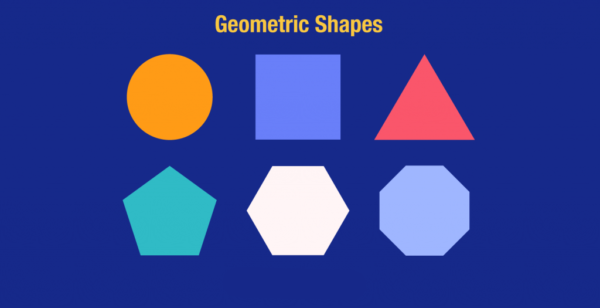
#> input picture Lab05/geometric.png, 600 x 308 px
$ jupyter execute lab05.ipynb
#> lines starting #> are read from the running program, lines starting #| are printed output that depends on the picture; after the words box and inside, x2 and y2 are one past the last pixel; in counts of white or black regions, pixels touching at a corner belong together
[cell 1]
from PIL import Image
import numpy as np
import imageio.v2 as iio
import scipy.ndimage as nd
from skimage.morphology import label
from skimage.measure import regionprops
import matplotlib.pyplot as plt
import matplotlib.patches as mpatches
from skimage.filters.thresholding import threshold_otsu

# B1: Đọc và chuyển ảnh sang grayscale
data = Image.open('geometric.png').convert('L')
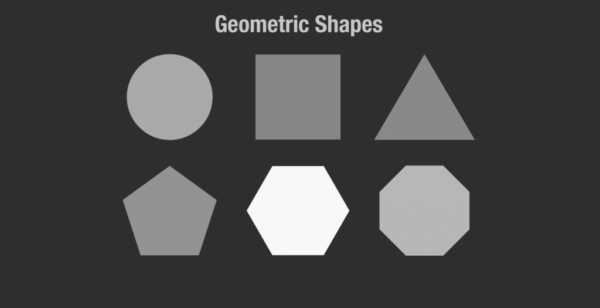
#> data: PIL image 600x308 L; min 45, max 248, mean 72.1
a = np.asarray(data)

# B2: Ngưỡng Otsu
thres = threshold_otsu(a)
#> thres = 109

# B3: Tạo ảnh nhị phân
b = a > thres
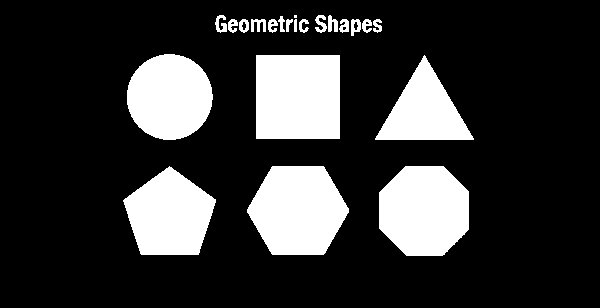
#> b: shape (308, 600) bool; 20.5% white; 22 white regions (1 under 20 px)

# B4: Gán nhãn các vùng liên thông
c = label(b)
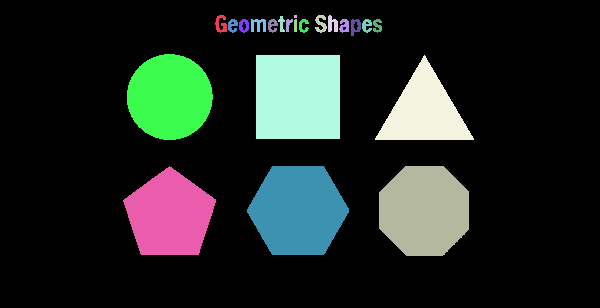
#> c: shape (308, 600) int32; 23 distinct labels, from 0 to 22; one colour per label, 0 black

# B5: Lưu ảnh nhãn dưới dạng .png (không dùng jpg vì không hỗ trợ mode 'I')
iio.imwrite('label_output.png', c.astype(np.uint8))  # đổi sang uint8 nếu số nhãn < 256
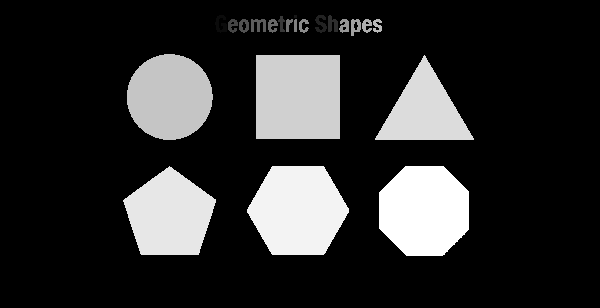
#> saved as label_output.png: shape (308, 600); min 0, max 22, mean 3.9; drawn with min black and max white

# B6: Lấy thuộc tính các vùng
d = regionprops(c)
#> d = 22 regions; largest, box (x1, y1, x2, y2) and area: (256, 55, 340, 139) 7056, (247, 166, 349, 255) 6907, (379, 166, 469, 256) 6701, (127, 54, 213, 140) 5786, (123, 166, 216, 255) 5757

# B7: Hiển thị ảnh gán nhãn và vẽ BoundingBox
fig, ax = plt.subplots(ncols=1, nrows=1, figsize=(6, 6))
ax.imshow(c, cmap='YlOrRd')

# Vẽ các bounding boxes
for i in d:
    lr, lc, ur, uc = i['BoundingBox']
    rec_width = uc - lc
    rec_height = ur - lr
    rect = mpatches.Rectangle((lc, lr), rec_width, rec_height,
                              fill=False, edgecolor='black', linewidth=2)
    ax.add_patch(rect)
#> this loop made 22 passes
#> (lr, lc, ur, uc, rec_width, rec_height) on passes 1 to 12: (15, 215, 33, 227, 12, 18), (15, 294, 18, 297, 3, 3), (15, 315, 33, 327, 12, 18), (15, 328, 32, 338, 10, 17), (16, 278, 32, 285, 7, 16), (19, 228, 33, 238, 10, 14), (19, 239, 33, 249, 10, 14), (19, 251, 32, 266, 15, 13), (19, 268, 33, 278, 10, 14), (19, 286, 32, 293, 7, 13), (19, 294, 32, 297, 3, 13), (19, 299, 33, 309, 10, 14)

plt.title("Ảnh đã gán nhãn với Bounding Boxes")
plt.axis('off')
plt.show()

[cell 2]
from PIL import Image
import numpy as np
import imageio.v2 as iio
import scipy.ndimage as nd
from skimage.morphology import label
from skimage.measure import regionprops
import matplotlib.pyplot as plt
import matplotlib.patches as mpatches
from skimage.filters.thresholding import threshold_otsu

data = Image.open('geometric.png').convert('L')
bmg = abs(data - nd.shift(data,(0,1),order = 0))
plt.imshow(bmg)
plt.show()

[cell 3]
from PIL import Image
import numpy as np
import imageio.v2 as iio
import scipy.ndimage as nd
from skimage.morphology import label
from skimage.measure import regionprops
import matplotlib.pyplot as plt
import matplotlib.patches as mpatches
from skimage.filters.thresholding import threshold_otsu

data = Image.open('geometric.png')
#> data is the input picture: PIL image 600x308 RGBA; mean R, G, B, A 53.8, 67.2, 147.4, 255
a = nd.sobel(data, axis = 0)
b = nd.sobel(data, axis = 1)
#> b: shape (308, 600, 4)
bmg = abs (a) + abs(b)
#> bmg: shape (308, 600, 4)
plt.imshow(bmg)
plt.show()

[cell 4]
from PIL import Image
import numpy as np
import imageio.v2 as iio
import scipy.ndimage as nd
from skimage.morphology import label
from skimage.measure import regionprops
import matplotlib.pyplot as plt
import matplotlib.patches as mpatches
from skimage.filters.thresholding import threshold_otsu

def Harris(indata, alpha = 0.2):
#> called with alpha = 0.2
    x = nd.sobel(indata, 0)
    y = nd.sobel(indata, 1)
    x1 = x **2
    y1 = y ** 2
    xy = abs(x * y)
    x1 = nd.gaussian_filter(x1,3)
    xy = nd.gaussian_filter(y1,3)
    x1 = nd.gaussian_filter(xy,3)

    detC = x1 * y1 -2 *xy
    trC = x1 + y1
    R = detC - alpha * trC**2
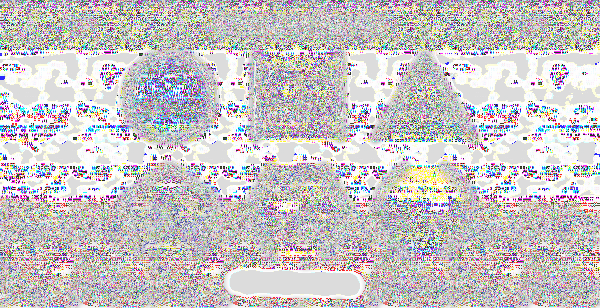
#> R: shape (308, 600, 4) float64; mean R, G, B, A 138.3, 130.4, 128.6, 156.2; transparent parts drawn white
    return  R
data = Image.open('geometric.png')
bmg = Harris(data)
plt.imshow(bmg)
plt.show()
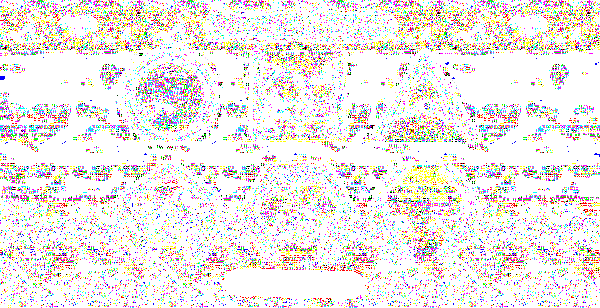
#> shown: shape (308, 600, 4) float64; mean R, G, B, A 0.813, 0.792, 0.775, 0.81; transparent parts drawn white

[cell 5]
import cv2
import numpy as np
import imageio.v2 as iio
import scipy.ndimage as nd
from skimage.morphology import label
from skimage.measure import regionprops
import matplotlib.pyplot as plt
import matplotlib.patches as mpatches
from skimage.filters.thresholding import threshold_otsu

def LineHough(data, gamma):
#> called with gamma = 0.5
    V, H = data.shape
    R = int(np.sqrt(V * V + H * H))
    ho = np.zeros((R, 90), float)  # sửa lỗi thiếu dấu ngoặc
    w = data + 0
    ok = 1
    theta = np.arange(90) / 180.0 * np.pi
    tp = np.arange(90).astype(float)

    while ok:
        mx = w.max()
        if mx < gamma:         # sửa lỗi dùng nhầm 'nx'
            ok = 0
        else:
            v, h = divmod(w.argmax(), H)
            y = v              # sửa lại dòng này, V - V luôn = 0
            x = h
            rh = x * np.cos(theta) + y * np.sin(theta)
            for i in range(len(rh)):
                if 0 < rh[i] < R and 0 <= tp[i] < 90:
                    ho[int(rh[i]), int(tp[i])] += mx
            w[v, h] = 0        # sửa lỗi: đặt ngoài for để tiếp tục loop
    return ho                 # sửa lỗi: đưa return ra ngoài while

# Test với ảnh có 1 điểm sáng
data = np.zeros((256, 256))
data[128, 128] = 1

bmg = LineHough(data, 0.5)

plt.imshow(bmg, cmap='hot', aspect='auto')
plt.title("Hough Space")
plt.xlabel("Theta")
plt.ylabel("R")
plt.colorbar()
plt.show()
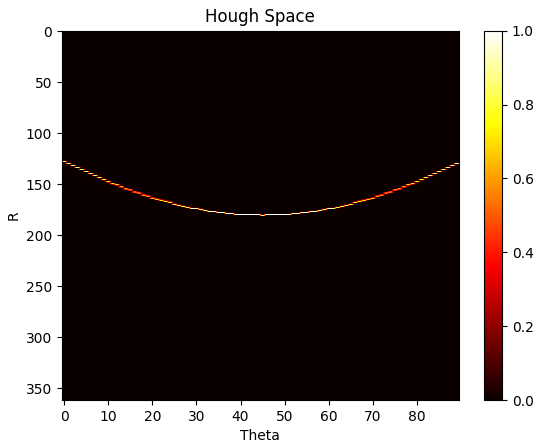
#> figure drawn by matplotlib, 2 panels

[cell 6]
from PIL import Image
import numpy as np
import cv2
import imageio.v2 as iio
import scipy.ndimage as nd
from skimage.morphology import label
from skimage.measure import regionprops
import matplotlib.pyplot as plt
import matplotlib.patches as mpatches
from skimage.color import rgb2gray
from skimage.feature import corner_harris

data = iio.imread('bird.png')
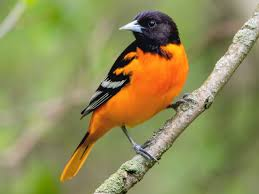
#> input picture bird.png, 259 x 194 px, found by its file name
#> data is the input picture: shape (194, 259, 3); mean R, G, B 142.7, 139.8, 87.1
Image_gray = rgb2gray(data)
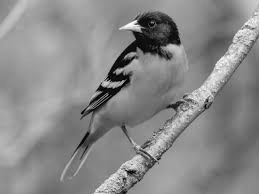
#> Image_gray: shape (194, 259) float64; min 0, max 0.998, mean 0.536
coordinate = corner_harris(Image_gray,k = 0.001)
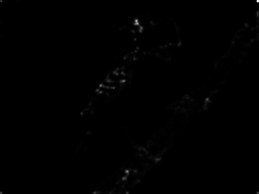
#> coordinate: shape (194, 259) float64; min -0.01, max 3.93, mean 0.0113; drawn with min black and max white

plt.figure(figsize=(20,10))
plt.imshow(coordinate)
plt.axis('off')
plt.show()
